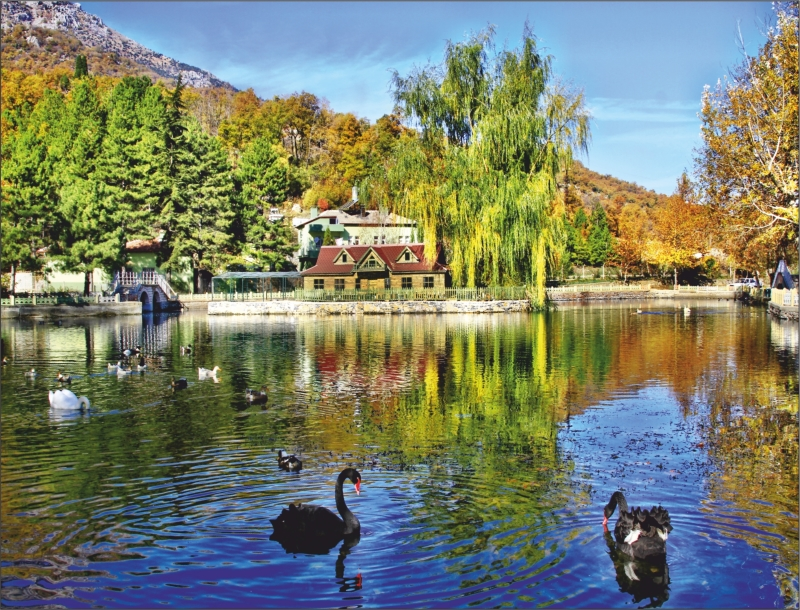
#> input picture OpenCV/kugulu.jpg, 800 x 610 px; the run also reads 1 picture not shown here
$ jupyter execute 2_OpenCV.ipynb
#> lines starting #> are read from the running program, lines starting #| are printed output that depends on the picture; long printed decimals are rounded
# OpenCV ile Nesne Tespiti

##  <span style="background-color: yellow;">Kenar Algılama  </span>

Kenar algılama, görüntüdeki nesnelerin sınırlarını belirlemek için kullanılır. Kenar algılama, görüntü parlaklığının keskin bir şekilde değiştiği noktaları tanımlamayı amaçlayan bir yöntemdir. En popüler yöntemlerden biri Canny Edge Detection algoritmasıdır. Bu yöntem, bir görüntüdeki ani parlaklık değişimlerini tespit ederek kenarları belirler.

### <span style="background-color: lightblue;">Canny Kenar Algılama Algoritması Nasıl Çalışır?</span>.

Görüntüyü Gri Tonlamaya Çevirme --> Gaussian Blur Uygulama --> Sobel Filtresi ile Gradient Hesaplama --> Non-Maximum Suppression (Maksimum Olmayanları Bastırma) --> Çift Eşikleme (Double Threshold) --> Histerezis ile Kenar Tamamlama

##### **Sobel Filtresi ile Gradient Hesaplama:**

Görüntü üzerindeki yatay ve dikey yönlerde gradyan (eğim) hesaplanır. Bu, kenarların nerede olabileceğini belirler.

##### Non-Maximum Suppression (Maksimum Olmayanları Bastırma):

Kenar genişliklerini daraltmak için, en güçlü kenarları koruyup zayıf olanları silen bir işlem yapılır.

##### Çift Eşikleme (Double Threshold)

- Burada alt threshold ve üst threshold kullanılır:
    - Üst Threshold: Eğer bir pikselin gradyan değeri bu eşikten büyükse, kesin bir kenar olarak kabul edilir.
    - Alt Threshold: Eğer bir pikselin gradyan değeri bu eşikten küçükse, kenar olarak kabul edilmez.
    - Bu iki eşik arasındaki pikseller, yalnızca **üst threshold'un üzerindeki kenarlara bağlıysa kenar olarak kabul edilir.**

##### Histerezis ile Kenar Tamamlama
- Üst eşik değerinin üzerindeki pikseller güçlü kenarlar olarak işaretlenir.
- Alt eşik ile üst eşik arasında kalan pikseller, eğer güçlü kenarlara bağlıysa kenar olarak kabul edilir.
- Alt eşik değerinin altındaki pikseller gürültü veya zayıf kenar olarak kabul edilerek silinir.

###  <span style="background-color: lightpink;">Alt ve Üst Threshold Belirleme Nedir? </span>

##### Manuel belirlenebilir. Mesela 0-255 her şeyi çıkarır kenar namına

##### Adaptif eşik belirleme
- Görüntüye bağlı olarak otomatik hesaplanan eşik değerler hesaplayan bir teknik.
- Bu yöntemde, görüntünün **medyan piksel yoğunluğu (median intensity value) hesaplanır ve bu değere bağlı olarak dinamik eşik değerleri belirlenir.

[cell 1]
import cv2
import matplotlib.pyplot as plt
import numpy as np

img = cv2.imread("kugulu.jpg", 0)  # 0 parametresi, görüntüyü gri tonlamalı (grayscale) okur
plt.figure(figsize=(12, 6))
plt.subplot(1, 3, 1)  # 1 satır, 3 sütunluk bir düzen içinde 1. sıraya yerleştir
plt.imshow(img, cmap="gray")  # Görüntüyü gri tonlamalı olarak göster
plt.axis("off")
plt.title("Orijinal Görüntü")


# Canny Kenar Algılama - İlk deneme (eşik değerleri manuel olarak verildi)
edges = cv2.Canny(image=img, threshold1=0, threshold2=255) # HER ŞEYİ ÇIKARIYOR ABİ
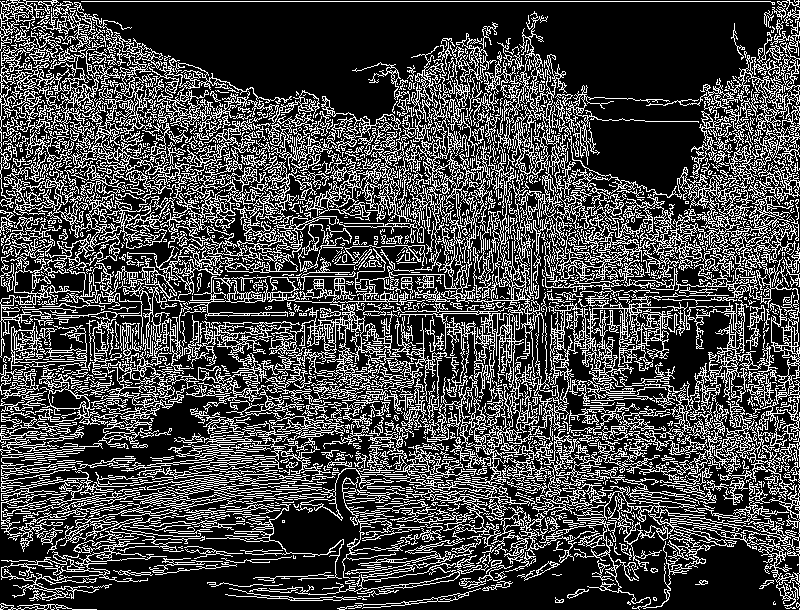
#> edges: shape (610, 800); 27.3% white in thin lines or dots
plt.subplot(1, 3, 2)
plt.imshow(edges, cmap="gray")
plt.axis("off")
plt.title("Canny (0,255)")


med_val = np.median(img)  # Görüntünün medyan (orta değer) piksel yoğunluğunu hesaplar
#> med_val = 119
print("Medyan Değer:", med_val)
#| Medyan Değer: 119.0
mean_val = np.mean(img)  # Görüntünün ortalama piksel yoğunluğunu hesaplar
#> mean_val = 122.4
print("Ortalama Değer:", mean_val)
#| Ortalama Değer: 122.403

# Canny için adaptif eşik değerleri hesaplama
low = int(max(0, (1 - 0.33) * med_val))  # Alt eşik değeri
#> low = 79
high = int(min(255, (1 + 0.33) * med_val))  # Üst eşik değeri
#> high = 158
print("Alt Eşik:", low)
#| Alt Eşik: 79
print("Üst Eşik:", high)
#| Üst Eşik: 158


edges = cv2.Canny(image=img, threshold1=low, threshold2=high)
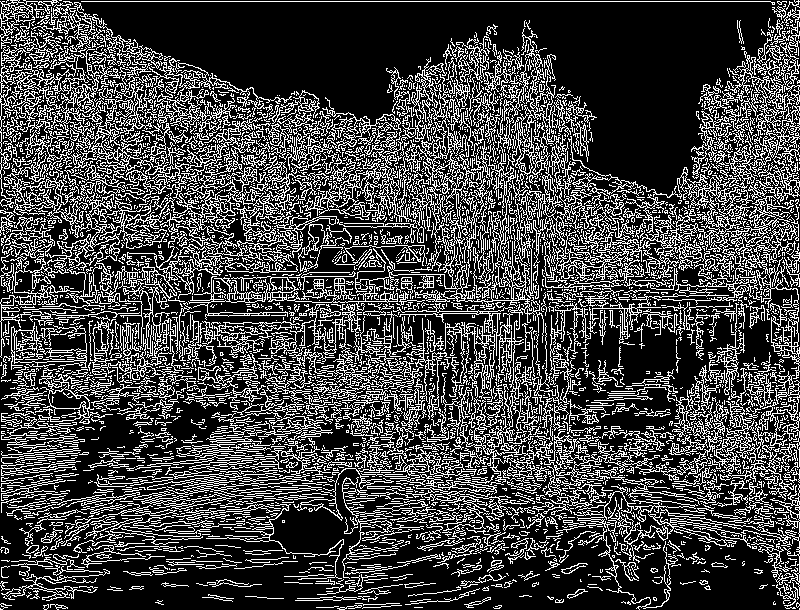
#> edges: shape (610, 800); 26.6% white in thin lines or dots
plt.subplot(1, 3, 3)
plt.imshow(edges, cmap="gray")
plt.axis("off")
plt.title("Canny (Adaptif)")

plt.show()
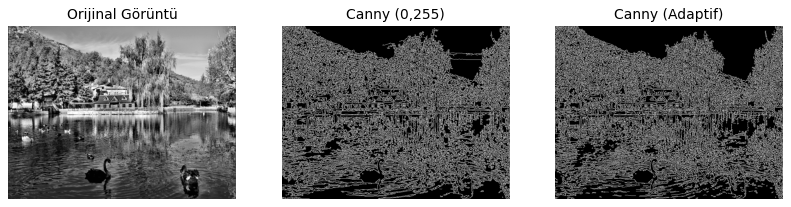
#> figure drawn by matplotlib, 3 panels

# Blurlama işlemi
blurred_img = cv2.blur(img, ksize=(5, 5))  # 5x5 boyutunda bulanıklaştırma filtresi uygula
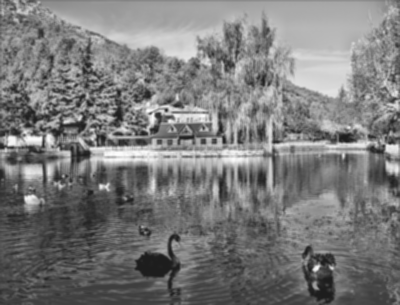
#> blurred_img: shape (610, 800) (shown at 1/2 size); min 29, max 253, mean 122.4

plt.figure(figsize=(12, 6))
plt.subplot(1, 3, 1)
plt.imshow(blurred_img, cmap="gray")
plt.axis("off")
plt.title("Bulanık Görüntü")

med_val = np.median(blurred_img)
print("Bulanık Görüntü Medyan Değer:", med_val)
#| Bulanık Görüntü Medyan Değer: 119.0
low = int(max(0, (1 - 0.33) * med_val))
high = int(min(255, (1 + 0.33) * med_val))
print("Bulanık Görüntü Alt Eşik:", low)
#| Bulanık Görüntü Alt Eşik: 79
print("Bulanık Görüntü Üst Eşik:", high)
#| Bulanık Görüntü Üst Eşik: 158

# Blurlanmış görüntü için Canny kenar tespiti
denoised_edges = cv2.Canny(image=blurred_img, threshold1=low, threshold2=high)
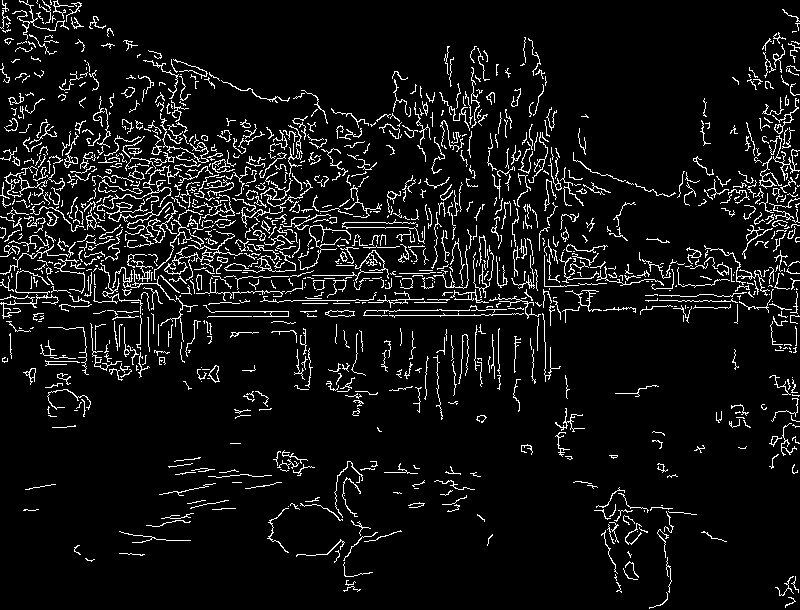
#> denoised_edges: shape (610, 800); 7.3% white in thin lines or dots

plt.subplot(1, 3, 2)
plt.imshow(denoised_edges, cmap="gray")
plt.axis("off")
plt.title("Canny (Bulanık Görüntü)")

plt.show()

## <span style="background-color: yellow;">Köşe Algılama </span>

Köşe algılama, dijital görüntülerde keskin yön değişimlerini tespit etmek için kullanılan bir görüntü işleme tekniğidir. Köşeler, iki veya daha fazla kenarın birleştiği noktalar olarak tanımlanır. Köşeler, nesnelerin tanımlanması ve takip edilmesi için önemli özelliklerdir.

### Köşe Algılama Algoritmaları

- Harris Köşe Algılama (Harris Corner Detection)

- Shi-Tomasi Köşe Algılama
- FAST Algoritması (Features from Accelerated Segment Test)
- SIFT ve SURF Algoritmaları (Özellik Eşleme İçin Kullanılan Yöntemler)

[cell 2]
import cv2
import matplotlib.pyplot as plt
import numpy as np


img = cv2.imread("corner.jpg", 0)
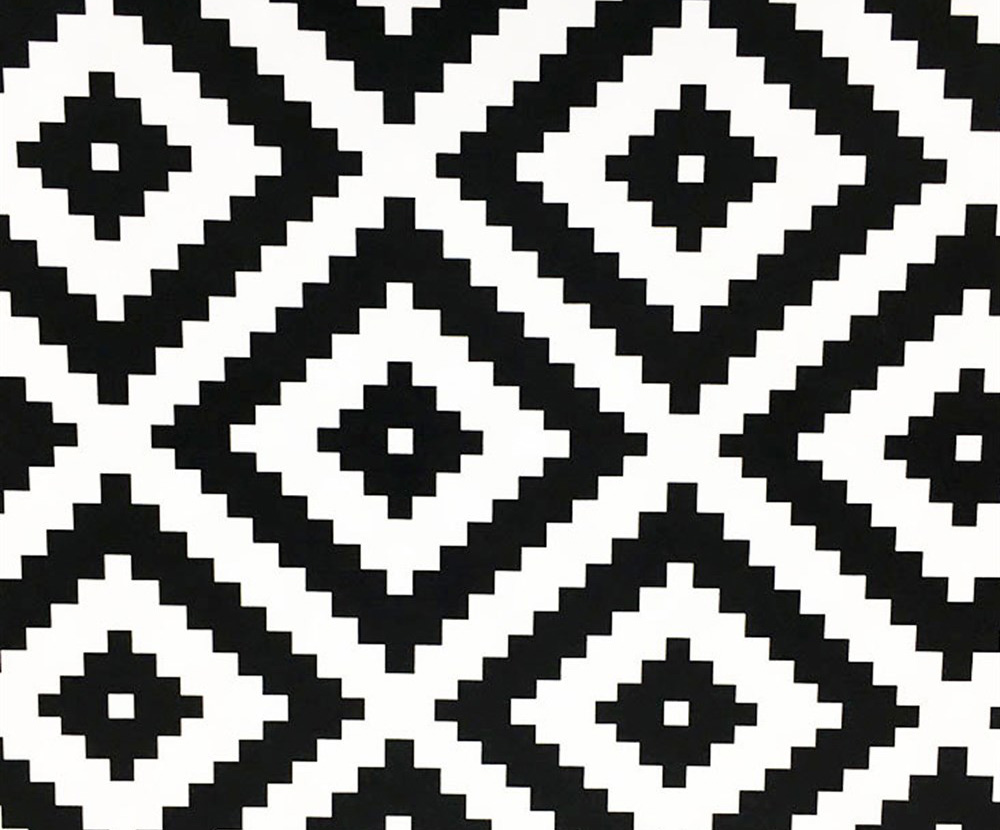
#> input picture OpenCV/corner.jpg, 1000 x 830 px
#> img: shape (830, 1000)
img = np.float32(img)  # Görüntüyü float32 formatına çeviriyoruz (Harris algoritması için gereklidir)
print("Görüntü Boyutu:", img.shape)
#| Görüntü Boyutu: (830, 1000)
plt.figure(figsize=(12, 6))
plt.subplot(1, 3, 1)
plt.imshow(img, cmap="gray")
plt.axis("off")
plt.title("Orijinal Görüntü")

# --- Harris Köşe Algılama ---
# Harris köşe tespiti uygulama
# blockSize = 6 -> Köşe tespiti için kullanılan komşuluk alanının boyutu
# ksize = 3 -> Sobel türevini hesaplamak için kullanılan çekirdek boyutu
# k = 0.04 -> Harris köşe tespiti için kullanılan serbest parametre

dst = cv2.cornerHarris(img, blockSize=6, ksize=3, k=0.04)
plt.subplot(1, 3, 2)
plt.imshow(dst, cmap="gray")
plt.axis("off")
plt.title("Harris Köşe Algılama")

# Harris sonucunu iyileştirmek için genişletme işlemi (dilate) uygulanır
# Böylece köşeler daha belirgin hale gelir
dst = cv2.dilate(dst, None)
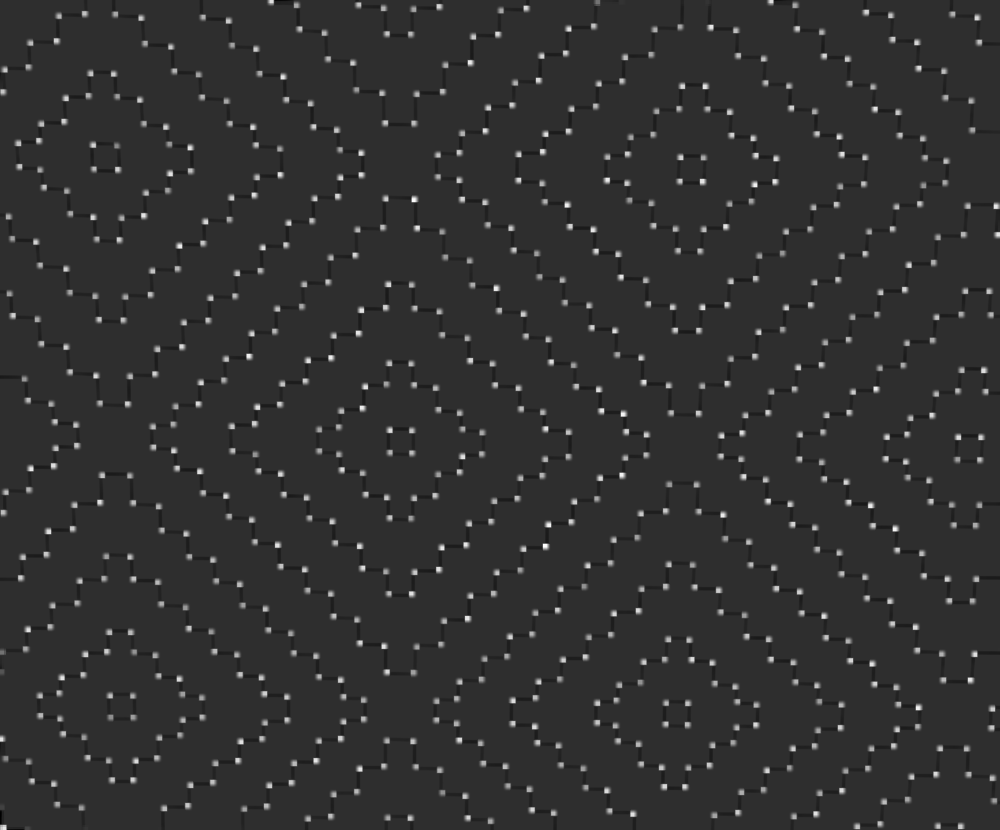
#> dst: shape (830, 1000) float32; min -22295086, max 99238184, mean 1681294.4; drawn with min black and max white
# Köşeleri tespit etmek için belirlenen eşik değerini aşan noktalar işaretlenir
img[dst > 0.9 * dst.max()] = 1  # En yüksek değerin %90'sinden büyük olan noktaları 1 olarak işaretle
#> img: shape (830, 1000) float32; min 0, max 255, mean 137.8
plt.subplot(1, 3, 3)
plt.imshow(img, cmap="gray")
plt.axis("off")
plt.title("Harris Algılanan Köşeler")

plt.show()
#> (the rest of the program and of its run is left out)
